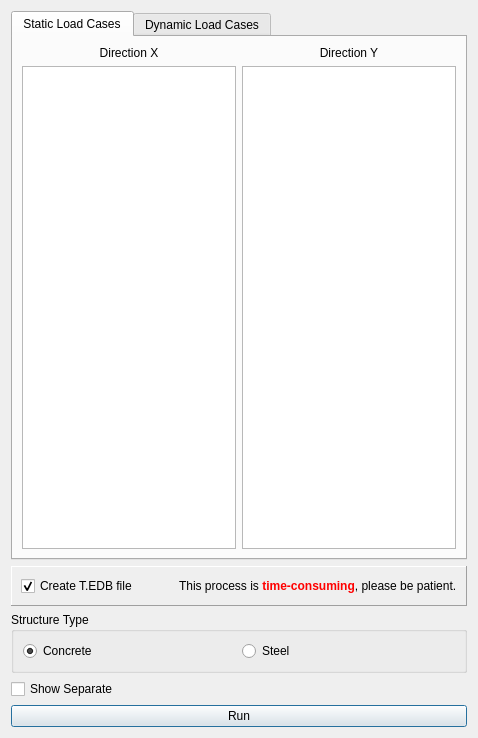
<?xml version="1.0" encoding="UTF-8"?>
<ui version="4.0">
 <class>Dialog</class>
 <widget class="QDialog" name="Dialog">
  <property name="geometry">
   <rect>
    <x>0</x>
    <y>0</y>
    <width>478</width>
    <height>738</height>
   </rect>
  </property>
  <property name="windowTitle">
   <string>Automatic Drift</string>
  </property>
  <layout class="QVBoxLayout" name="verticalLayout_3">
   <item>
    <widget class="QTabWidget" name="tab_widget">
     <property name="currentIndex">
      <number>0</number>
     </property>
     <widget class="QWidget" name="tab">
      <attribute name="title">
       <string>Static Load Cases</string>
      </attribute>
      <layout class="QVBoxLayout" name="verticalLayout">
       <item>
        <layout class="QGridLayout" name="gridLayout">
         <item row="0" column="0">
          <widget class="QLabel" name="label">
           <property name="layoutDirection">
            <enum>Qt::LeftToRight</enum>
           </property>
           <property name="text">
            <string>Direction X</string>
           </property>
           <property name="alignment">
            <set>Qt::AlignCenter</set>
           </property>
          </widget>
         </item>
         <item row="0" column="1">
          <widget class="QLabel" name="label_6">
           <property name="enabled">
            <bool>true</bool>
           </property>
           <property name="text">
            <string>Direction Y</string>
           </property>
           <property name="alignment">
            <set>Qt::AlignCenter</set>
           </property>
          </widget>
         </item>
         <item row="1" column="1">
          <widget class="QListWidget" name="y_drift_loadcase_list">
           <property name="selectionMode">
            <enum>QAbstractItemView::NoSelection</enum>
           </property>
           <property name="sortingEnabled">
            <bool>true</bool>
           </property>
          </widget>
         </item>
         <item row="1" column="0">
          <widget class="QListWidget" name="x_drift_loadcase_list">
           <property name="selectionMode">
            <enum>QAbstractItemView::NoSelection</enum>
           </property>
           <property name="sortingEnabled">
            <bool>true</bool>
           </property>
          </widget>
         </item>
        </layout>
       </item>
      </layout>
     </widget>
     <widget class="QWidget" name="tab_2">
      <attribute name="title">
       <string>Dynamic Load Cases</string>
      </attribute>
      <layout class="QVBoxLayout" name="verticalLayout_2">
       <item>
        <widget class="QGroupBox" name="groupBox">
         <property name="title">
          <string/>
         </property>
         <layout class="QGridLayout" name="gridLayout_2">
          <item row="7" column="0" colspan="3">
           <widget class="QListWidget" name="angular_specs">
            <property name="enabled">
             <bool>false</bool>
            </property>
            <property name="selectionMode">
             <enum>QAbstractItemView::MultiSelection</enum>
            </property>
            <property name="sortingEnabled">
             <bool>false</bool>
            </property>
           </widget>
          </item>
          <item row="0" column="0">
           <widget class="QRadioButton" name="xy">
            <property name="text">
             <string>XY</string>
            </property>
            <property name="checked">
             <bool>true</bool>
            </property>
           </widget>
          </item>
          <item row="1" column="0">
           <widget class="QLabel" name="label_3">
            <property name="layoutDirection">
             <enum>Qt::LeftToRight</enum>
            </property>
            <property name="text">
             <string>X Response Spectrum Loadcases</string>
            </property>
            <property name="alignment">
             <set>Qt::AlignCenter</set>
            </property>
           </widget>
          </item>
          <item row="5" column="0">
           <widget class="QRadioButton" name="angular">
            <property name="enabled">
             <bool>false</bool>
            </property>
            <property name="text">
             <string>Angular</string>
            </property>
           </widget>
          </item>
          <item row="2" column="1" colspan="2">
           <widget class="QListWidget" name="y_dynamic_drift_loadcase_list">
            <property name="selectionMode">
             <enum>QAbstractItemView::MultiSelection</enum>
            </property>
            <property name="sortingEnabled">
             <bool>false</bool>
            </property>
           </widget>
          </item>
          <item row="1" column="1" colspan="2">
           <widget class="QLabel" name="label_4">
            <property name="layoutDirection">
             <enum>Qt::LeftToRight</enum>
            </property>
            <property name="text">
             <string>Y Response Spectrum Loadcases</string>
            </property>
            <property name="alignment">
             <set>Qt::AlignCenter</set>
            </property>
           </widget>
          </item>
          <item row="2" column="0">
           <widget class="QListWidget" name="x_dynamic_drift_loadcase_list">
            <property name="selectionMode">
             <enum>QAbstractItemView::MultiSelection</enum>
            </property>
            <property name="sortingEnabled">
             <bool>false</bool>
            </property>
           </widget>
          </item>
          <item row="4" column="0">
           <widget class="QComboBox" name="x_scalefactor_combobox">
            <property name="currentIndex">
             <number>1</number>
            </property>
            <item>
             <property name="text">
              <string>0.85</string>
             </property>
            </item>
            <item>
             <property name="text">
              <string>0.90</string>
             </property>
            </item>
            <item>
             <property name="text">
              <string>1.0</string>
             </property>
            </item>
           </widget>
          </item>
          <item row="4" column="1" colspan="2">
           <widget class="QComboBox" name="y_scalefactor_combobox">
            <property name="currentIndex">
             <number>1</number>
            </property>
            <item>
             <property name="text">
              <string>0.85</string>
             </property>
            </item>
            <item>
             <property name="text">
              <string>0.90</string>
             </property>
            </item>
            <item>
             <property name="text">
              <string>1.0</string>
             </property>
            </item>
           </widget>
          </item>
          <item row="3" column="0" colspan="3">
           <widget class="QLabel" name="label_33">
            <property name="text">
             <string>Scale Factor</string>
            </property>
            <property name="alignment">
             <set>Qt::AlignCenter</set>
            </property>
           </widget>
          </item>
          <item row="6" column="0" colspan="3">
           <widget class="QLabel" name="label_5">
            <property name="layoutDirection">
             <enum>Qt::LeftToRight</enum>
            </property>
            <property name="text">
             <string>Response Spectrum Loadcases</string>
            </property>
            <property name="alignment">
             <set>Qt::AlignCenter</set>
            </property>
           </widget>
          </item>
         </layout>
        </widget>
       </item>
      </layout>
     </widget>
    </widget>
   </item>
   <item>
    <widget class="QFrame" name="frame">
     <property name="frameShape">
      <enum>QFrame::Panel</enum>
     </property>
     <property name="frameShadow">
      <enum>QFrame::Raised</enum>
     </property>
     <layout class="QHBoxLayout" name="horizontalLayout_2">
      <item>
       <widget class="QCheckBox" name="create_t_file_box">
        <property name="enabled">
         <bool>true</bool>
        </property>
        <property name="text">
         <string>Create T.EDB file</string>
        </property>
        <property name="checked">
         <bool>true</bool>
        </property>
       </widget>
      </item>
      <item>
       <widget class="QLabel" name="label_7">
        <property name="enabled">
         <bool>true</bool>
        </property>
        <property name="text">
         <string>&lt;html&gt;&lt;head/&gt;&lt;body&gt;&lt;p&gt;This process is &lt;span style=&quot; font-weight:600; color:#ff0000;&quot;&gt;time-consuming&lt;/span&gt;, please be patient.&lt;/p&gt;&lt;/body&gt;&lt;/html&gt;</string>
        </property>
       </widget>
      </item>
     </layout>
    </widget>
   </item>
   <item>
    <widget class="QGroupBox" name="structuretype_groupbox">
     <property name="enabled">
      <bool>true</bool>
     </property>
     <property name="title">
      <string>Structure Type</string>
     </property>
     <layout class="QHBoxLayout" name="horizontalLayout">
      <item>
       <widget class="QRadioButton" name="concrete_radiobutton">
        <property name="enabled">
         <bool>true</bool>
        </property>
        <property name="text">
         <string>Concrete</string>
        </property>
        <property name="checked">
         <bool>true</bool>
        </property>
       </widget>
      </item>
      <item>
       <widget class="QRadioButton" name="steel_radiobutton">
        <property name="enabled">
         <bool>true</bool>
        </property>
        <property name="text">
         <string>Steel</string>
        </property>
       </widget>
      </item>
     </layout>
    </widget>
   </item>
   <item>
    <widget class="QCheckBox" name="show_separate_checkbox">
     <property name="text">
      <string>Show Separate</string>
     </property>
    </widget>
   </item>
   <item>
    <widget class="QPushButton" name="run">
     <property name="text">
      <string>Run</string>
     </property>
     <property name="icon">
      
     </property>
     <property name="iconSize">
      <size>
       <width>60</width>
       <height>60</height>
      </size>
     </property>
    </widget>
   </item>
  </layout>
 </widget>
 <resources/>
 <connections/>
</ui>
